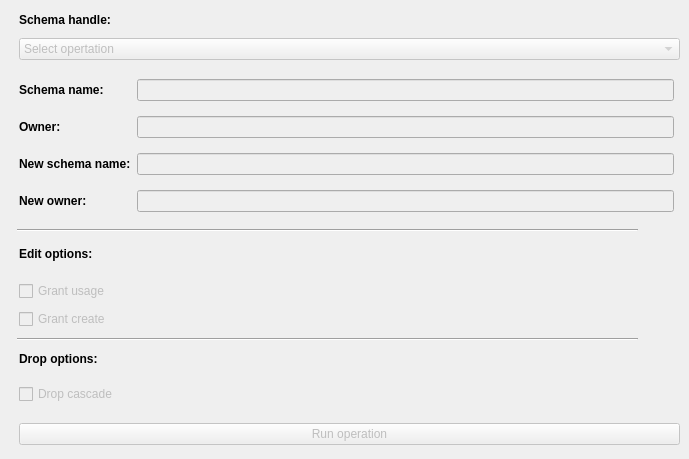
    <widget class="QWidget" name="schemaTab">
     <attribute name="title">
      <string>Schema Management</string>
     </attribute>
     <widget class="QWidget" name="verticalLayoutWidget_6">
      <property name="geometry">
       <rect>
        <x>19</x>
        <y>9</y>
        <width>661</width>
        <height>51</height>
       </rect>
      </property>
      <layout class="QVBoxLayout" name="verticalLayout_6">
       <item>
        <widget class="QLabel" name="label_16">
         <property name="text">
          <string>&lt;html&gt;&lt;head/&gt;&lt;body&gt;&lt;p&gt;&lt;span style=&quot; font-weight:600;&quot;&gt;Schema handle:&lt;/span&gt;&lt;/p&gt;&lt;/body&gt;&lt;/html&gt;</string>
         </property>
        </widget>
       </item>
       <item>
        <widget class="QComboBox" name="schemaOptions">
         <property name="enabled">
          <bool>false</bool>
         </property>
         <item>
          <property name="text">
           <string>Select opertation</string>
          </property>
         </item>
         <item>
          <property name="text">
           <string>Create schema</string>
          </property>
         </item>
         <item>
          <property name="text">
           <string>Alter schema</string>
          </property>
         </item>
         <item>
          <property name="text">
           <string>Grant access to user</string>
          </property>
         </item>
         <item>
          <property name="text">
           <string>Delete schema</string>
          </property>
         </item>
        </widget>
       </item>
      </layout>
     </widget>
     <widget class="QWidget" name="gridLayoutWidget_7">
      <property name="geometry">
       <rect>
        <x>19</x>
        <y>70</y>
        <width>661</width>
        <height>151</height>
       </rect>
      </property>
      <layout class="QGridLayout" name="gridLayout_7">
       <item row="2" column="0">
        <widget class="QLabel" name="label_21">
         <property name="text">
          <string>&lt;html&gt;&lt;head/&gt;&lt;body&gt;&lt;p&gt;&lt;span style=&quot; font-weight:600;&quot;&gt;Owner:&lt;/span&gt;&lt;/p&gt;&lt;/body&gt;&lt;/html&gt;</string>
         </property>
        </widget>
       </item>
       <item row="3" column="2">
        <widget class="QLineEdit" name="newSchema">
         <property name="enabled">
          <bool>false</bool>
         </property>
        </widget>
       </item>
       <item row="3" column="0">
        <widget class="QLabel" name="label_19">
         <property name="text">
          <string>&lt;html&gt;&lt;head/&gt;&lt;body&gt;&lt;p&gt;&lt;span style=&quot; font-weight:600;&quot;&gt;New schema name:&lt;/span&gt;&lt;/p&gt;&lt;/body&gt;&lt;/html&gt;</string>
         </property>
        </widget>
       </item>
       <item row="1" column="0">
        <widget class="QLabel" name="label_20">
         <property name="text">
          <string>&lt;html&gt;&lt;head/&gt;&lt;body&gt;&lt;p&gt;&lt;span style=&quot; font-weight:600;&quot;&gt;Schema name:&lt;/span&gt;&lt;/p&gt;&lt;/body&gt;&lt;/html&gt;</string>
         </property>
        </widget>
       </item>
       <item row="1" column="2">
        <widget class="QLineEdit" name="schemaName">
         <property name="enabled">
          <bool>false</bool>
         </property>
        </widget>
       </item>
       <item row="4" column="0">
        <widget class="QLabel" name="label_22">
         <property name="text">
          <string>&lt;html&gt;&lt;head/&gt;&lt;body&gt;&lt;p&gt;&lt;span style=&quot; font-weight:600;&quot;&gt;New owner:&lt;/span&gt;&lt;/p&gt;&lt;/body&gt;&lt;/html&gt;</string>
         </property>
        </widget>
       </item>
       <item row="2" column="2">
        <widget class="QLineEdit" name="schemaOwner">
         <property name="enabled">
          <bool>false</bool>
         </property>
        </widget>
       </item>
       <item row="4" column="2">
        <widget class="QLineEdit" name="schemaNewOwner">
         <property name="enabled">
          <bool>false</bool>
         </property>
        </widget>
       </item>
       <item row="3" column="3">
        <widget class="Line" name="line_24">
         <property name="orientation">
          <enum>Qt::Horizontal</enum>
         </property>
        </widget>
       </item>
      </layout>
     </widget>
     <widget class="QWidget" name="horizontalLayoutWidget_4">
      <property name="geometry">
       <rect>
        <x>19</x>
        <y>419</y>
        <width>661</width>
        <height>31</height>
       </rect>
      </property>
      <layout class="QHBoxLayout" name="horizontalLayout_4">
       <item>
        <widget class="QPushButton" name="schemaRun">
         <property name="enabled">
          <bool>false</bool>
         </property>
         <property name="text">
          <string>Run operation</string>
         </property>
        </widget>
       </item>
      </layout>
     </widget>
     <widget class="Line" name="line_19">
      <property name="geometry">
       <rect>
        <x>17</x>
        <y>220</y>
        <width>621</width>
        <height>20</height>
       </rect>
      </property>
      <property name="orientation">
       <enum>Qt::Horizontal</enum>
      </property>
     </widget>
     <widget class="QWidget" name="verticalLayoutWidget_5">
      <property name="geometry">
       <rect>
        <x>19</x>
        <y>279</y>
        <width>601</width>
        <height>54</height>
       </rect>
      </property>
      <layout class="QVBoxLayout" name="verticalLayout_5">
       <item>
        <widget class="QCheckBox" name="grantUsage">
         <property name="enabled">
          <bool>false</bool>
         </property>
         <property name="text">
          <string>Grant usage</string>
         </property>
        </widget>
       </item>
       <item>
        <widget class="QCheckBox" name="grantCreate">
         <property name="enabled">
          <bool>false</bool>
         </property>
         <property name="text">
          <string>Grant create</string>
         </property>
        </widget>
       </item>
      </layout>
     </widget>
     <widget class="QWidget" name="verticalLayoutWidget_7">
      <property name="geometry">
       <rect>
        <x>19</x>
        <y>239</y>
        <width>601</width>
        <height>31</height>
       </rect>
      </property>
      <layout class="QVBoxLayout" name="verticalLayout_7">
       <item>
        <widget class="QLabel" name="label_23">
         <property name="sizePolicy">
          <sizepolicy hsizetype="Fixed" vsizetype="Fixed">
           <horstretch>0</horstretch>
           <verstretch>0</verstretch>
          </sizepolicy>
         </property>
         <property name="text">
          <string>&lt;html&gt;&lt;head/&gt;&lt;body&gt;&lt;p&gt;&lt;span style=&quot; font-weight:600;&quot;&gt;Edit options:&lt;/span&gt;&lt;/p&gt;&lt;/body&gt;&lt;/html&gt;</string>
         </property>
        </widget>
       </item>
      </layout>
     </widget>
     <widget class="QWidget" name="horizontalLayoutWidget_5">
      <property name="geometry">
       <rect>
        <x>19</x>
        <y>349</y>
        <width>601</width>
        <height>21</height>
       </rect>
      </property>
      <layout class="QHBoxLayout" name="horizontalLayout_5">
       <item>
        <widget class="QLabel" name="label_27">
         <property name="text">
          <string>&lt;html&gt;&lt;head/&gt;&lt;body&gt;&lt;p&gt;&lt;span style=&quot; font-weight:600;&quot;&gt;Drop options:&lt;/span&gt;&lt;/p&gt;&lt;/body&gt;&lt;/html&gt;</string>
         </property>
        </widget>
       </item>
      </layout>
     </widget>
     <widget class="QWidget" name="horizontalLayoutWidget_7">
      <property name="geometry">
       <rect>
        <x>19</x>
        <y>379</y>
        <width>601</width>
        <height>31</height>
       </rect>
      </property>
      <layout class="QHBoxLayout" name="horizontalLayout_7">
       <item>
        <widget class="QCheckBox" name="schemaDropCasc">
         <property name="enabled">
          <bool>false</bool>
         </property>
         <property name="text">
          <string>Drop cascade</string>
         </property>
        </widget>
       </item>
      </layout>
     </widget>
     <widget class="Line" name="line_20">
      <property name="geometry">
       <rect>
        <x>17</x>
        <y>329</y>
        <width>621</width>
        <height>21</height>
       </rect>
      </property>
      <property name="orientation">
       <enum>Qt::Horizontal</enum>
      </property>
     </widget>
    </widget>
